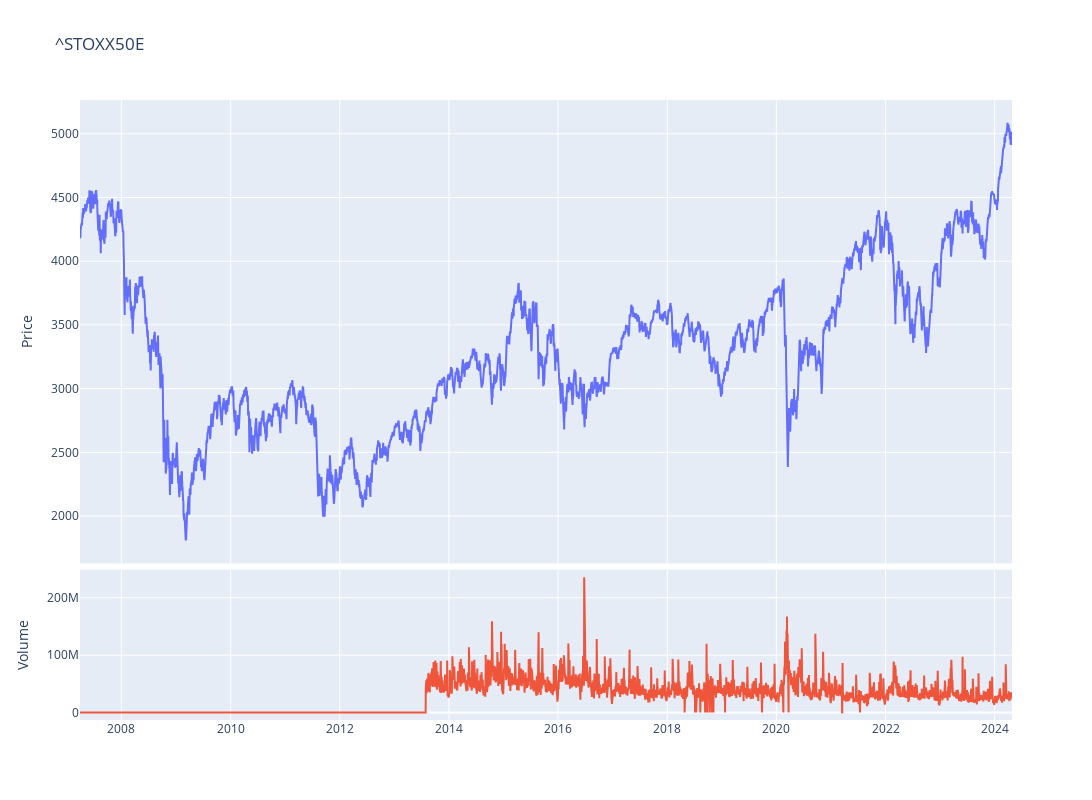

This figure's notebook cell:
### Code cell
fig = make_subplots(rows=4, cols=1,shared_xaxes=True,vertical_spacing=0.01,specs=[[{'rowspan':3,'colspan':1}],[None],[None],[{'rowspan':1,'colspan':1}]])

# Graph (1,1)
fig.add_trace(go.Scatter(x=stock_ticker.index,y=stock_ticker['Adj Close'],mode="lines",name=f"{ticker}"),row=1, col=1)
# Update xaxis properties
fig.update_yaxes(title_text="Price", row=1, col=1)

# Graph (4,1)
fig.add_trace(go.Scatter(x=stock_ticker.index,y=stock_ticker['Volume'],mode="lines",name='Volume'),row=4, col=1)
fig.update_yaxes(title_text="Volume", row=4, col=1)

fig.update_layout(height=800, width=1300,showlegend=False,title=f"{ticker}")

fig.show()

### Figure 1 — Plotly figure (JSON) as saved in the notebook; plotly's stock layout.template omitted (floating-point values rounded to 4 significant figures; data arrays with more than 128 entries replaced by an {"elided": "..."} marker saying what was removed)
{"data": [{"mode": "lines", "name": "^STOXX50E", "type": "scatter", "x": {"elided": "4283 str values"}, "xaxis": "x", "y": {"elided": "4283 float values"}, "yaxis": "y"}, {"mode": "lines", "name": "Volume", "type": "scatter", "x": {"elided": "4283 str values"}, "xaxis": "x2", "y": {"elided": "4283 int values"}, "yaxis": "y2"}], "layout": {"height": 800, "showlegend": false, "title": {"text": "^STOXX50E"}, "width": 1300, "xaxis": {"anchor": "y", "domain": [0, 1], "matches": "x2", "showticklabels": false}, "xaxis2": {"anchor": "y2", "domain": [0, 1]}, "yaxis": {"anchor": "x", "domain": [0.2525, 1], "title": {"text": "Price"}}, "yaxis2": {"anchor": "x2", "domain": [0, 0.2425], "title": {"text": "Volume"}}}}
